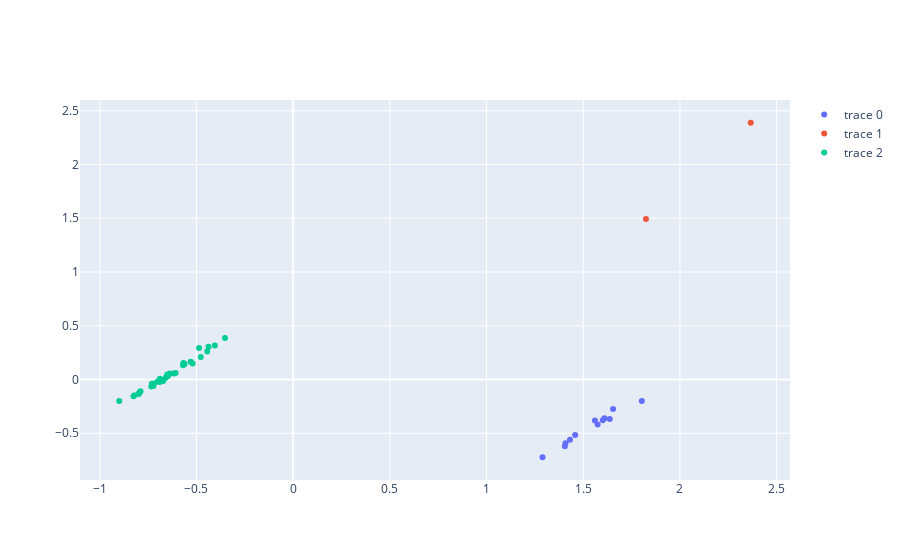

The cell this chart's notebook holds for it:
### Code cell
df_true_2d = reduce_dimensions(df_true, 2)
plot_clusters(df_true_2d, KMeans(**args))
